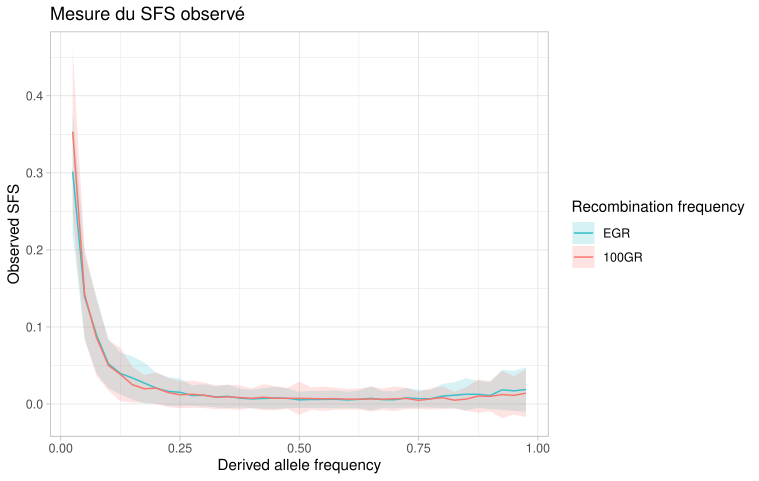

This chart was generated by the following R code:
#!/usr/bin/env Rscript

## Author : Louis OLLIVIER ~ louis.ollivier@etu.univ-rouen.fr 
## Université Paris-Saclay
## Lab : LISN ~ UMR9015 ~ BIOINFO team 

###### Package initialization  ----------------------------------------

if (!require('tidyverse', quietly = T)) install.packages('tidyverse');
library(tidyverse)

###### Data upload and formatting ----------------------------------------

rm(list=ls()) 

freq = c(1/40,2/40,3/40,4/40,5/40,6/40,7/40,8/40,9/40,10/40,11/40,12/40,13/40,14/40,15/40,16/40,17/40,18/40,19/40,20/40,21/40,22/40,23/40,24/40,25/40,26/40,27/40,28/40,29/40,30/40,31/40,32/40,33/40,34/40,35/40,36/40,37/40,38/40,39/40)

data_EGR_h0p4 = read_csv("rawSFS_EGR_h0p4.csv",col_names = F)

mean = apply(data_EGR_h0p4, 2, mean)
sd = apply(data_EGR_h0p4, 2, sd)
ymin = mean-sd
ymax = mean+sd

EGR_h0p4 = data.frame(freq,mean,ymin,ymax) %>%
  add_column(submodel="EGR", .before=1)
EGR_h0p4

rm(data_EGR_h0p4)

data_100GR_h0p4 = read_csv("rawSFS_100GR_h0p4.csv",col_names = F)

mean = apply(data_100GR_h0p4, 2, mean)
sd = apply(data_100GR_h0p4, 2, sd)
ymin = mean-sd
ymax = mean+sd

r100GR_h0p4 = data.frame(freq,mean,ymin,ymax) %>%
  add_column(submodel="100GR", .before=1)
r100GR_h0p4

rm(data_100GR_h0p4)
rm(mean,sd,ymin,ymax,freq)

raw_SFS_data = bind_rows(EGR_h0p4,r100GR_h0p4) %>%
  as_tibble()
raw_SFS_data

rm(EGR_h0p4,r100GR_h0p4)

raw_SFS_data$submodel <- factor(raw_SFS_data$submodel , levels=c("EGR","100GR"))

###### Plot : rawalized SFS for each frequency for each submodel ----------------------------------------

SFSraw = ggplot(raw_SFS_data, aes(x = freq, y = mean, group=submodel, fill=submodel)) +
  geom_ribbon(aes(ymin=ymin, ymax=ymax),alpha=0.2) +
  geom_line(aes(color = factor(submodel))) +
  labs(title="Mesure du SFS observé",
       x = "Derived allele frequency",
       y = "Observed SFS",
       color="Recombination frequency",
       fill="Recombination frequency",
       linetype="Recombination frequency") + 
  theme_light() +
  scale_fill_manual(values=c("#35C0CA","#F8766D")) + 
  scale_color_manual(values=c("#35C0CA","#F8766D"))

ggsave("SFSraw.pdf") 
SFSraw

rm(list=ls())
